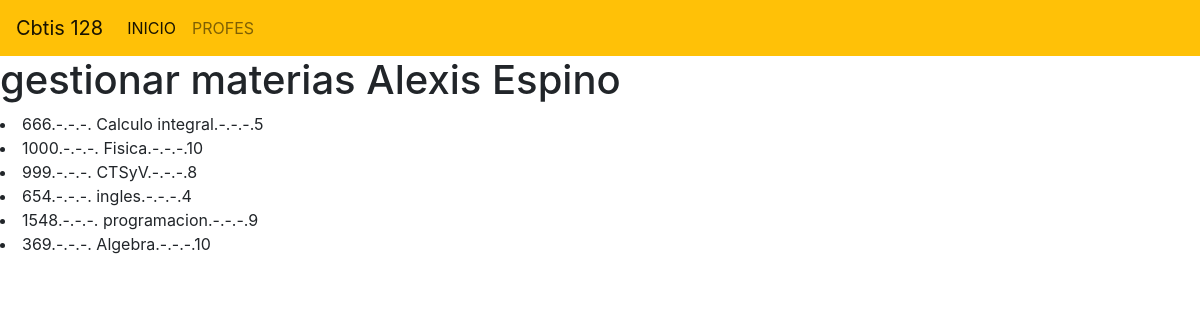
The page / on the database its author committed.
### materia_app/models.py (models this page shows, shortened)
class Materia(models.Model):
    codigo=models.CharField(primary_key=True,max_length=6)
    nombre=models.CharField(max_length=100)
    creditos=models.PositiveSmallIntegerField()

### materia_app/views.py (the view)
# urls.py: path('',views.inicio_vista, name="views.inicio_vista")
def inicio_vista(request):
    ListadoMaterias=Materia.objects.all()
    return render(request,"gestionarMateria.html",{"lasmaterias":ListadoMaterias})

### materia_app/templates/gestionarMateria.html (shortened to what this page needs)
{% extends "base.html" %}
{% block cuerpo %}
    <h1> gestionar materias Alexis Espino </h1>
{% for m in lasmaterias  %}
    <li>{{ m.codigo }}.-.-.-. {{ m.nombre }}.-.-.-.{{ m.creditos }}</li>
{% endfor %}
{% endblock %}

### materia_app/templates/base.html (shortened to what this page needs)
<!DOCTYPE html>
<html lang="en">
<head>
    <link rel="stylesheet" href="https://cdn.jsdelivr.net/npm/bootstrap@4.3.1/dist/css/bootstrap.min.css">
</head>
<body>
<nav class="navbar navbar-expand-lg navbar-light bg-warning">
    <a class="navbar-brand" href="#">Cbtis 128</a>
    <div class="collapse navbar-collapse" id="navbarNav">
        <ul class="navbar-nav">
        <li class="nav-item active">
            <a class="nav-link" href="#">INICIO <span class="sr-only">(current)</span></a>
        </li>
        <li class="nav-item">
            <a class="nav-link" href="#">PROFES</a>
        </li>
        </ul>
    </div>
    </nav>
    {% block cuerpo %}{% endblock %}
</body>
</html>

### rows shown on the page
Materia: codigo "666", nombre "Calculo integral", creditos "5"
Materia: codigo "1000", nombre "Fisica", creditos "10"
Materia: codigo "999", nombre "CTSyV", creditos "8"
Materia: codigo "654", nombre "ingles", creditos "4"
Materia: codigo "1548", nombre "programacion", creditos "9"
Materia: codigo "369", nombre "Algebra", creditos "10"
